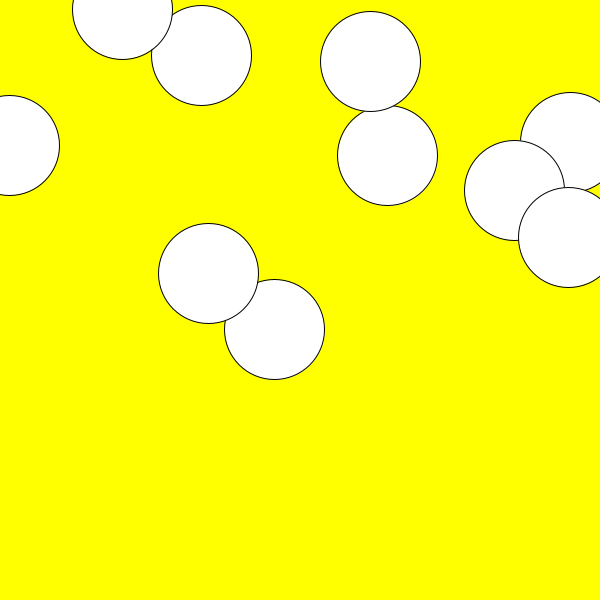
Frame 1 (no input)
Frame 60 (the mouse pressed at the canvas centre just before this capture): identical to frame 1, image omitted
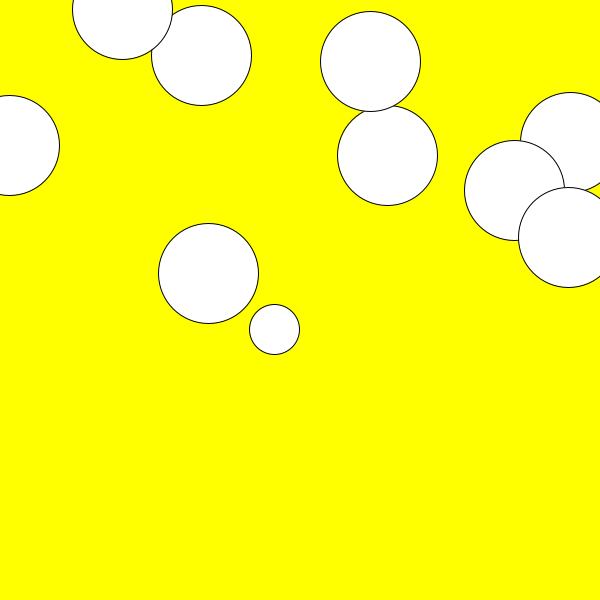
Frame 120 (the mouse held since frame 60 and released just before this capture)

The Processing sketch that drew these frames (run headless with seeded random() and noise(); from frame 60 on, the mouse is pressed at the canvas centre):

// Processing sketch: L4arrays3
// ── L4arrays3.pde
float [] x, y, r;
float d;
void setup() {
  size(600, 600);
  x = new float[10];
  y = new float[10];
  r = new float[10];
  for (int i=0; i<10; i++) {
    x[i] = random(width);
    y[i] = random(height);
    r[i] = 50;
  }
}
void draw() {
  background(255, 255, 0);
  for (int i=0; i<10; i++) {
      circle(x[i], y[i], 2*r[i]);
    if (mousePressed) {
      d = distance(mouseX, mouseY, x[i], y[i]);
      if (d<r[i]) r[i] *= 0.5;
    }
  }
}
float distance(float a1, float b1, float a2, float b2) {
  float dis;
  dis = sqrt((a1-a2)*(a1-a2)+(b1-b2)*(b1-b2));
  return dis;
}
